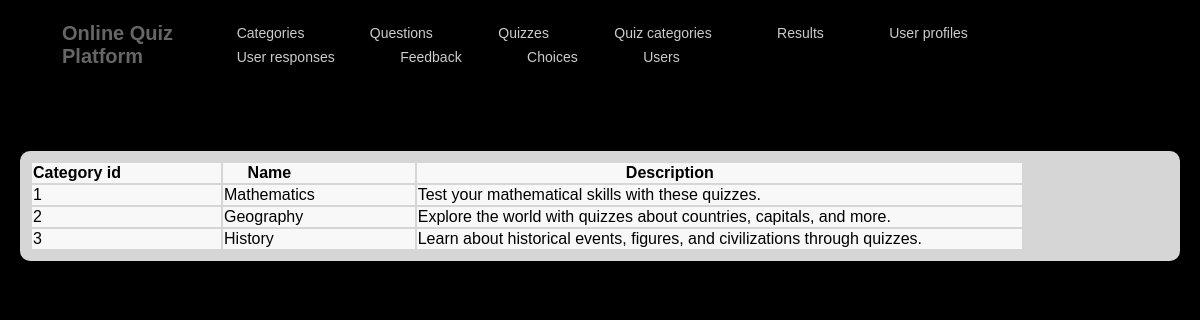
The page / on the database its author committed.
### tables this page shows
CREATE TABLE `categories` (
  `category_id` int(11) NOT NULL,
  `name` varchar(50) NOT NULL,
  `description` text DEFAULT NULL
);

### index.php (the view, shortened to what this page needs)
<!DOCTYPE html>
<html lang="en">
<head>
    <link rel="stylesheet" href="style.css">
</head>
<header>
        <nav>
            <div class="vertical-container">
                <div class="logo">
                    <p>Online Quiz Platform</p>
                </div>
            </div>
            <ul>
                <div class="vertical-container">
                <li><a href="index.php">Categories</a></li>
                    <li><a href="questions.php">Questions</a></li>
                    <li><a href="quizzes.php">Quizzes</a></li>
                    <li><a href="quizcategories.php">Quiz categories </a></li>
                    <li><a href="results.php">Results</a></li>
                    <li><a href="userprofiles.php">User profiles</a></li>
                    <li><a href="userresponses.php">User responses</a></li>
                    <li><a href="feedback.php">Feedback</a></li>
                    <li><a href="choices.php">Choices</a></li>
                    <li><a href="users.php">Users</a></li>
            </ul>
        </nav>
    </header>
    <section>
		<h4><center>categories</center></h4>
		<div class="container">
		<table>
        <center>
			<thead>
				<tr>
				    <th>Category id</th>
				    <th>Name</th>
					<th>Description</th>
				</tr>
			</thead>
			<tbody>
				<?php
				$conn = mysqli_connect("localhost", "root", "", "online_quiz_platform");
				$sql = "SELECT * FROM categories";
				$result = mysqli_query($conn, $sql);
				if (mysqli_num_rows($result) > 0) {
					while($row = mysqli_fetch_assoc($result)) {
						echo "<tr>";
						echo "<td>" . $row["category_id"] . "</td>";
						echo "<td>" . $row["name"] . "</td>";
						echo "<td>" . $row["description"] . "</td>";
						echo "</tr>";
					}
				} else {
					echo "<tr><td colspan='4'>No data available</td></tr>";
				}
				?>
			</tbody>
			</div>
</body>
</html>

### style.css (style rules this page uses)
p { color: #666; }
header { background-color: rgba(0, 0, 0, 0); padding: 2px; }
nav { display: flex; justify-content: space-between; align-items: center; margin-right: 20px; margin-left: 40px; padding: 0 20px; }
nav ul { list-style: none; margin: 0; padding: 0; }
nav li { display: inline-block; margin-right: 1px; padding: 3px 30px; position: relative; }
nav a { text-decoration: none; color: rgba(255, 255, 255, 0.8); font-size: 14px; }
nav li::after { content: ''; height: 3px; width: 0; background: #20dbbc; position: absolute; left: 0; bottom: -3px; transition: width 0.3s; }
.logo { font-size: 20px; color: rgb(6, 6, 6); font-weight: bold; }
th, td { padding-right: 100px; background-color: rgba(255, 255, 255, 0.84); }
.container { background-color: rgba(255, 255, 255, 0.84); padding: 10px; margin: 20px; border-radius: 10px; backdrop-filter: blur(3px); overflow: auto; transition: background-color 0.2s ease; }

### rows shown on the page
categories: category_id "1", name "Mathematics", description "Test your mathematical skills with these quizzes."
categories: category_id "2", name "Geography", description "Explore the world with quizzes about countries, capitals, and more."
categories: category_id "3", name "History", description "Learn about historical events, figures, and civilizations through quizzes."
